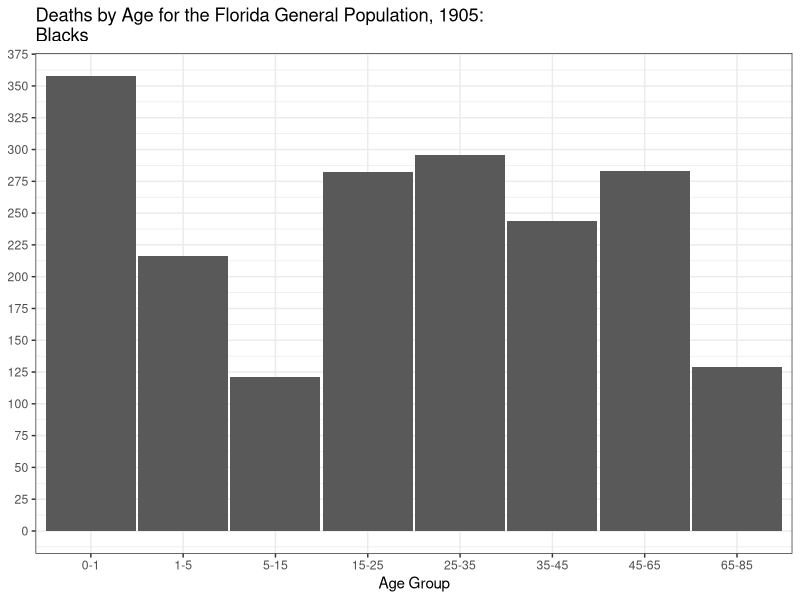
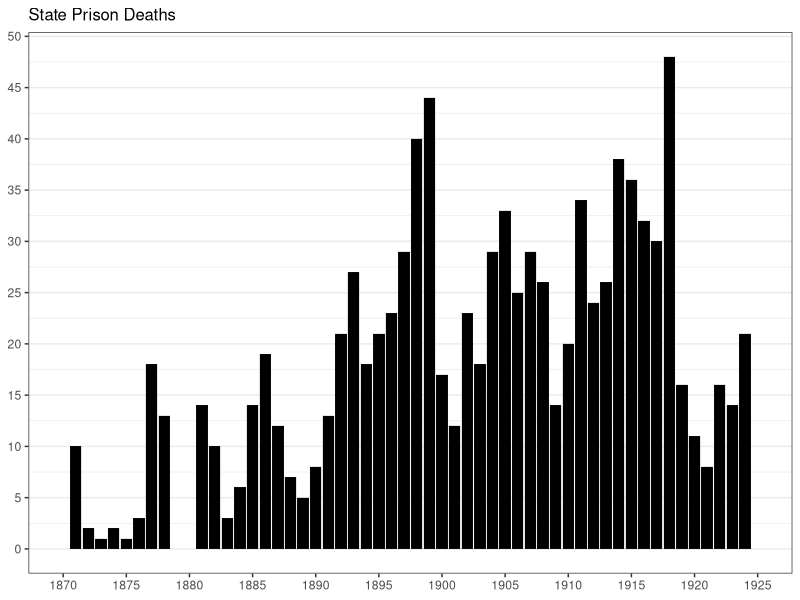
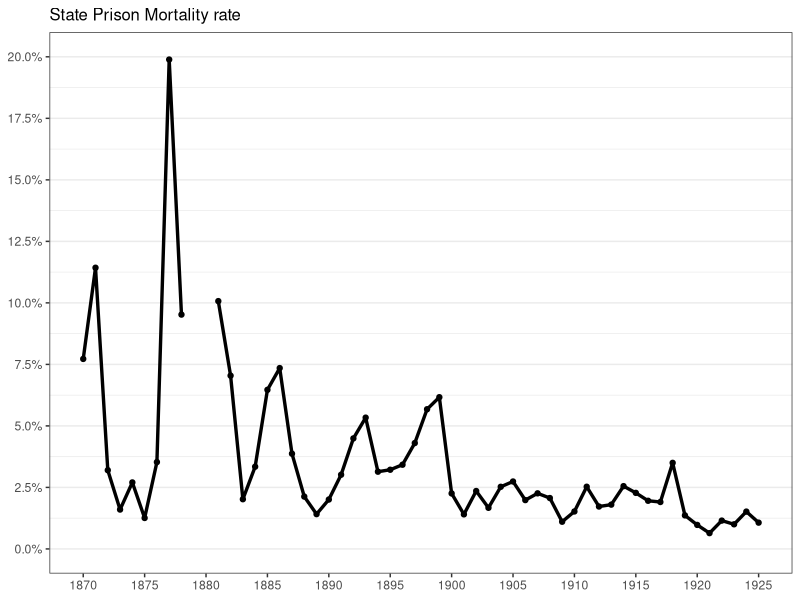
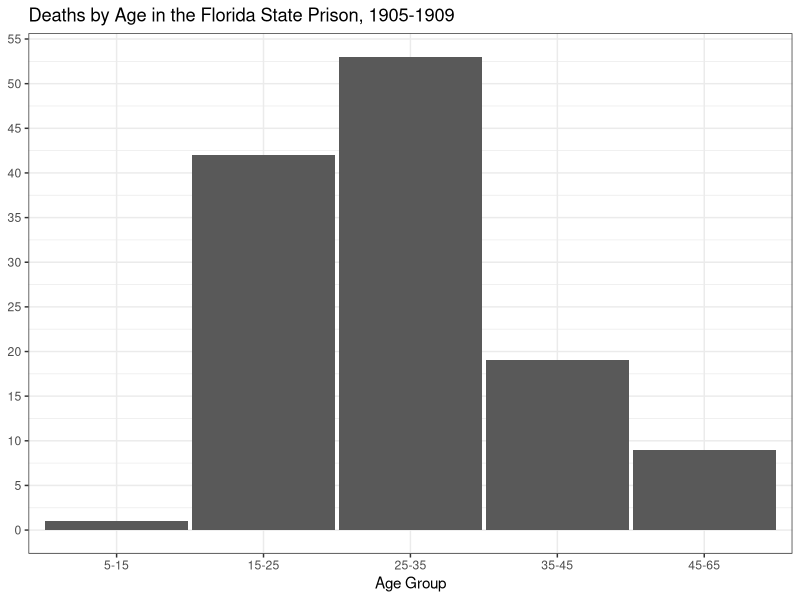
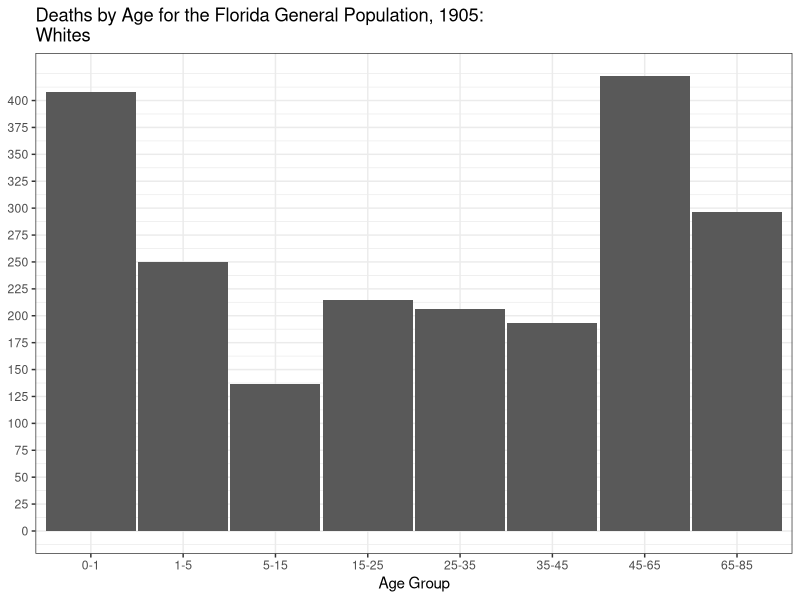

Write the R code that produced these figures, in order. (Note: this script raises an error after producing the figures.)


#+++++++++++++++++++++++++++++++++++++++++++++++++++++++++++++++++++++
# Compare age distribution of deaths among prisoners (1905-1909) to 
# that of whites and blacks in the Florida general population (1905) 
#+++++++++++++++++++++++++++++++++++++++++++++++++++++++++++++++++++++

# The mortality rate among prisoners (2.2% after 1901) was consistently over three times greater than the mortality rate of the
# Florida general population as meausred in 1905 (0.66%). 

# Sources: General population deaths: The Ninth Biennial Report of the Commissioner of Agriculture - 
# State of Florida for the Period Beginning January 1, 1905, and Ending December 31, 1906.

# The age of prisoners who died in custody was recorded in the Biennial Reports for the years
# 1905 through 1909.

library(tidyverse)

# mortality by age ====

population.deaths <- tibble(
  lwr = c(0, 1, 5, 15, 25, 35, 45, 65),
  upr = c(1, 5, 15, 25, 35, 45, 65, 85),
  class = 1:8,
  wcount = c(408,
             250,
             137, 
             215,
             206,
             193,
             423,
             296),
  bcount = c(358,
             216,
             121,
             282,
             296,
             244,
             283,
             129))

population.deaths$class <- paste(population.deaths$lwr, 
                                              population.deaths$upr, sep = '-')

population.deaths$class <- factor(population.deaths$class,
                                  ordered = TRUE,
                                  levels = c("0-1", "1-5", "5-15", 
                                  "15-25", "25-35", "35-45", "45-65", "65-85"))

prison.deaths <- read_csv("data/prisoner-age-at-time-of-death-1905-1909.csv")

prison.deaths$class <- cut(prison.deaths$Age, 
                           breaks = c(0, population.deaths$upr),
                           ordered.result= T)


white <- ggplot(population.deaths) +
  geom_col(aes(x=class, y=wcount), width = .975) +
  scale_x_discrete(breaks = population.deaths$class) +
  scale_y_continuous(breaks = seq(0, 400, 25)) +
  labs(title = "Deaths by Age for the Florida General Population, 1905:\nWhites",
       x = "Age Group", y = NULL) +
  theme_bw()

black <- ggplot(population.deaths) +
  geom_col(aes(x=class, y=bcount), width = .975) +
  scale_x_discrete(breaks = population.deaths$class) +
  scale_y_continuous(breaks = seq(0, 400, 25)) +
  labs(title = "Deaths by Age for the Florida General Population, 1905:\nBlacks",
       x = "Age Group", y = NULL) +
  theme_bw()


prison <- ggplot(prison.deaths) +
  geom_histogram(aes(class), stat = "count", width = .975) +
  scale_x_discrete(breaks = prison.deaths$class,
                   labels = prison.deaths$class) +
  scale_x_discrete(labels = c("5-15", "15-25", "25-35", "35-45", "45-65")) +
  scale_y_continuous(breaks = seq(0, 400, 5)) +
  labs(title = "Deaths by Age in the Florida State Prison, 1905-1909",
       x = "Age Group", y = NULL) +
  theme_bw()

ages_fig <- gridExtra::arrangeGrob(white, black, prison, ncol = 3)

ggsave("figures/figure8-age-of-dead.png", ages_fig,
       width = 16, height = 6)  

# mortality by year ====

penal_data <- read_csv("data/prisoner_char.csv")

deaths <- ggplot(penal_data, aes(x = year, y = deaths)) +
  geom_col(aes(x = year, y = deaths), 
           fill = 'black', color = "gray25", size = .05) + 
  scale_x_continuous(breaks = seq(1870, 1930, 5), 
                     labels=seq(1870, 1930, 5),
                     name = NULL,
                     lim = c(1870, 1925)) +
  scale_y_continuous(breaks = seq(0, 80, 5),
                     name = NULL) +
  ggtitle("State Prison Deaths") +
  theme_bw() + 
  theme(panel.grid.minor.x=element_blank(),
        panel.grid.major.x=element_blank()) +
  theme(plot.title = element_text(size = 12),
        plot.caption = element_text(size =8,
                                    hjust=0.5))

# mortality rate: linear interpolation of population using zoo package
mortality_rate <- penal_data %>%
  mutate(Pop_avg = zoo::na.approx(object = penal_data$prison_population_mean,
                        x = 1869:1930)) %>%
  # filter(year < 1926) %>%
  mutate(mortality_rate = deaths / Pop_avg) %>%
  ggplot(aes(x = year, y = mortality_rate)) +
  geom_line(col = 'black', lwd = 1.15) +
  scale_x_continuous(breaks = seq(1870, 1925, 5), 
                     labels=seq(1870, 1925, 5),
                     name = NULL,
                     lim = c(1870, 1925)) +
  scale_y_continuous(breaks = seq(0, 1, .025),
                     labels = scales::percent,
                     name = NULL,
                     lim = c(0, .2)) +
  geom_point(col = 'black') +  
  ggtitle("State Prison Mortality rate") +
  theme_bw() +
  theme(panel.grid.minor.x=element_blank(),
        panel.grid.major.x=element_blank()) +
  theme(plot.title = element_text(size = 12),
        plot.caption = element_text(size =8,
                                    hjust=0.5))

# save figure ====

mortality_fig <- arrangeGrob(deaths, mortality_rate, ncol = 2)

ggsave("figures/figure2-annual-mortality.png", 
       mortality_fig,
       width = 11,
       height = 6, 
       dpi = 650)









